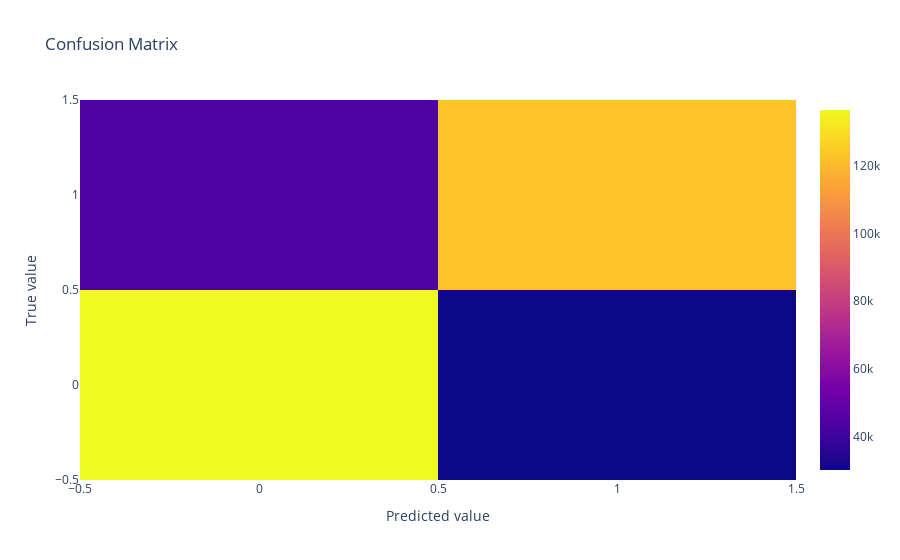

This figure's notebook cell:
### Code cell
layout = {
    "title":"Confusion Matrix",
    "xaxis": {"title":"Predicted value"},
    "yaxis":{"title":"True value"}
} 

fig = go.Figure(data=go.Heatmap(z=confusion_matrix,
                                hoverongaps=False),
                                layout=layout)
fig.show()

### Figure 1 — Plotly figure (JSON) as saved in the notebook; plotly's stock layout.template omitted (floating-point values rounded to 4 significant figures)
{"data": [{"hoverongaps": false, "type": "heatmap", "z": [[136471, 30125], [43644, 122760]]}], "layout": {"title": {"text": "Confusion Matrix"}, "xaxis": {"title": {"text": "Predicted value"}}, "yaxis": {"title": {"text": "True value"}}}}
